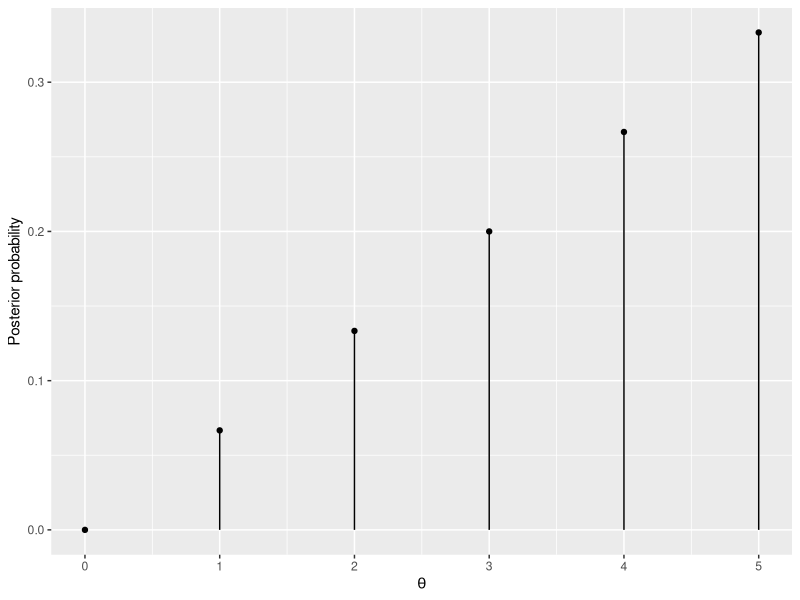
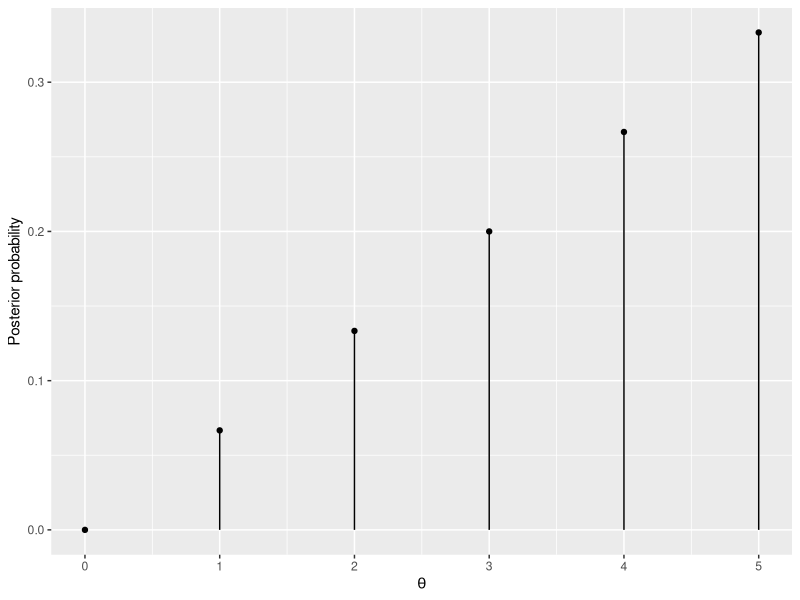
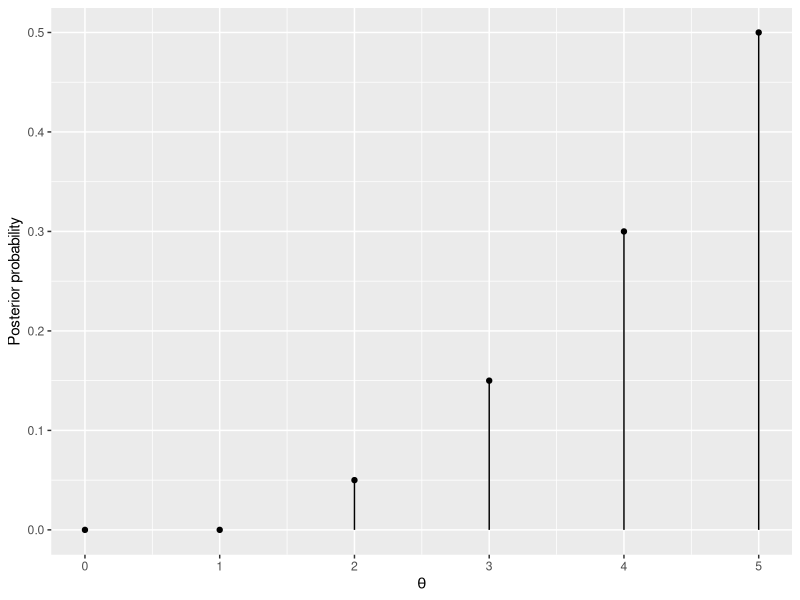
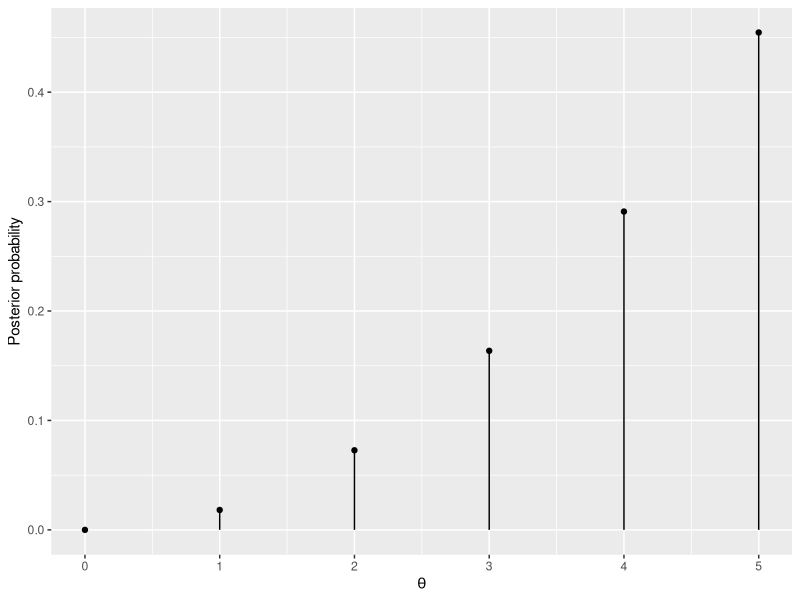

The R source for these figures, in order:
## ---- chunk 1
theta <- 0:5
post_prob <- c(0, 1/15, 2/15, 3/15, 4/15, 5/15)
plot_df <- data.frame(theta, post_prob)
plot_df
## ---- chunk 2
library(ggplot2)
ggplot(plot_df, aes(y = post_prob, x = theta)) +
    geom_point() +
    geom_segment(aes(y = 0, yend = post_prob, x = theta, xend = theta)) +
    labs(x = expression(theta),
         y = "Posterior probability")
## ---- chunk 3
bayes_plot_discrete <- function(theta, prior, likelihood) {
    # Calculate posterior using Bayes's Theorem
    post_prob <- prior * likelihood / ( sum(prior * likelihood) )
    
    # Gather all variables into a data frame
    plot_df <- data.frame(theta, post_prob)
    
    #Create lollipop plot
    posterior_plot <-
        ggplot(plot_df, aes(y = post_prob, x = theta)) +
            geom_point() +
            geom_segment(aes(y = 0, yend = post_prob,
                             x = theta, xend = theta)) +
            labs(x = expression(theta),
                 y = "Posterior probability")
    
    # Print plot
    posterior_plot
}
## ---- chunk 4
prior <- rep(1/6, 6)
likelihood1 <- c(0, 1/5, 2/5, 3/5, 4/5, 5/5)
bayes_plot_discrete(theta = theta, prior = prior, likelihood = likelihood1)
## ---- chunk 5
likelihood2 <- c(0, 0, 1/10, 3/10, 6/10, 1)
bayes_plot_discrete(theta = theta, prior = prior, likelihood = likelihood2)
## ---- chunk 6
likelihood3 <- c(0, 1/25, 4/25, 9/25, 16/25, 1)
bayes_plot_discrete(theta = theta, prior = prior, likelihood = likelihood3)
